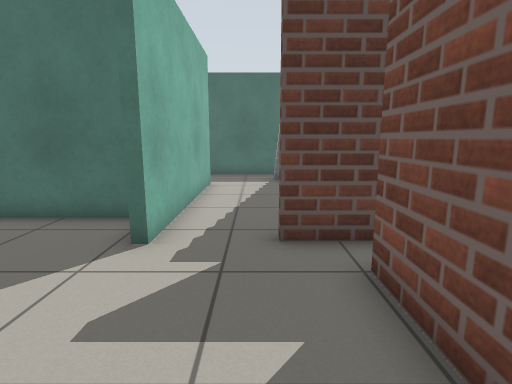
view 1 (above)

16 first-person views from a walk through a Gazebo world. The camera is 0.92 m above the floor, tilts 10° down and sees 80° across. The floor is counted in squares, 0.5 m on a side. Each view is taken from the middle of a square. On the plan, view 1 faces up. The plan holds only what a view shows up to about 16 squares ahead; the rest is blank. The place goes on beyond the plan.

view 2
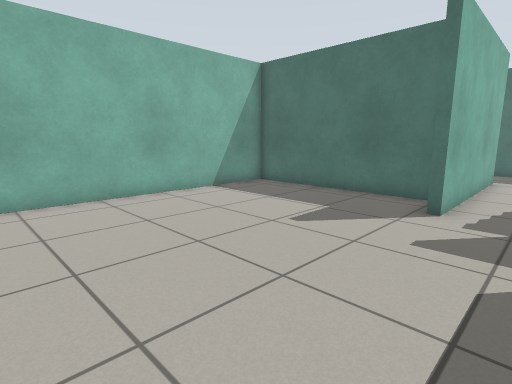

view 3
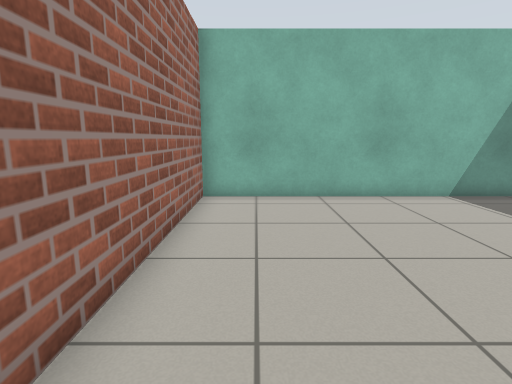

view 4
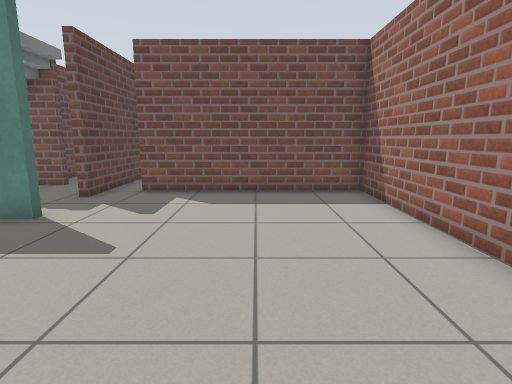

view 5
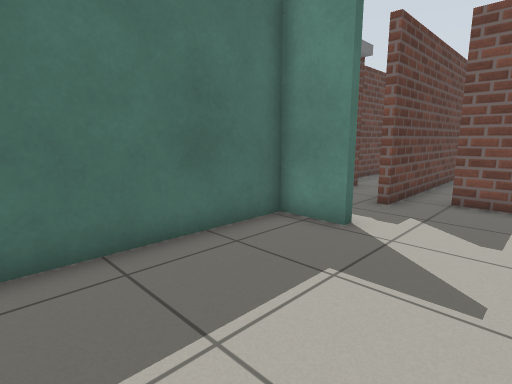

view 6
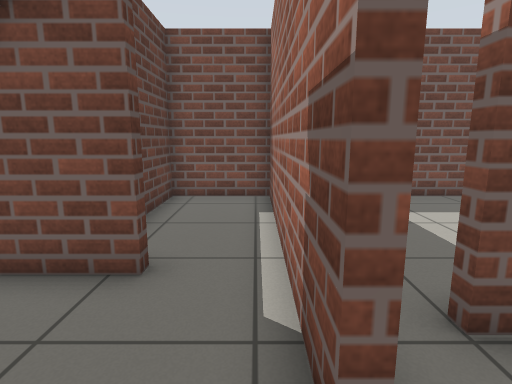

view 7
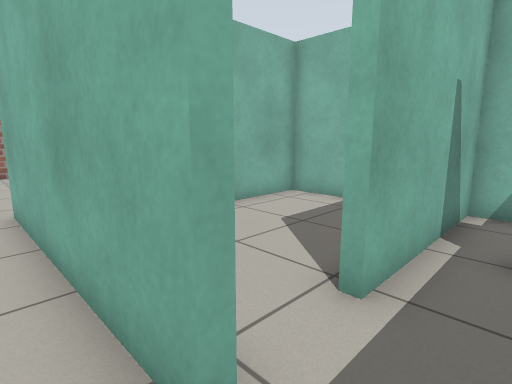

view 8
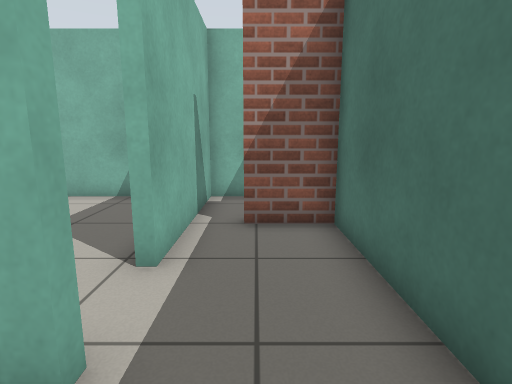

view 9
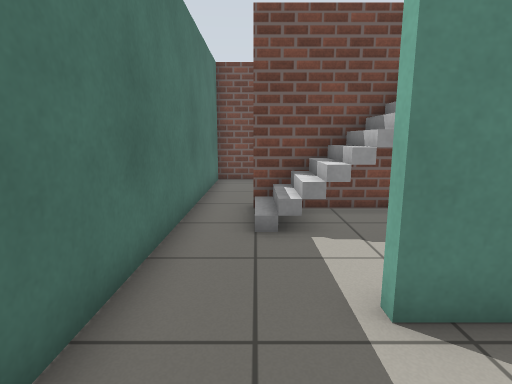

view 10
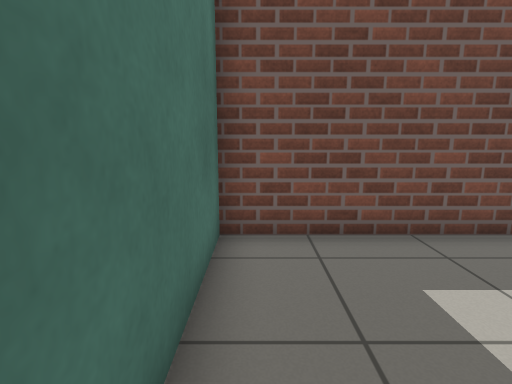

view 11
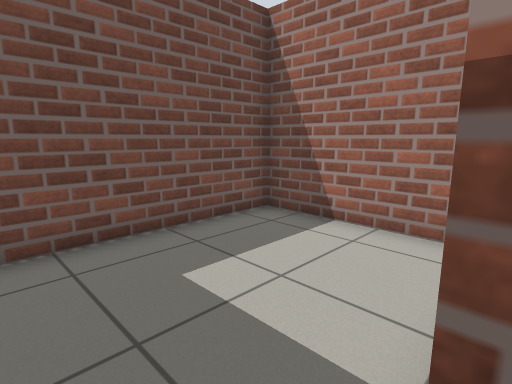

view 12
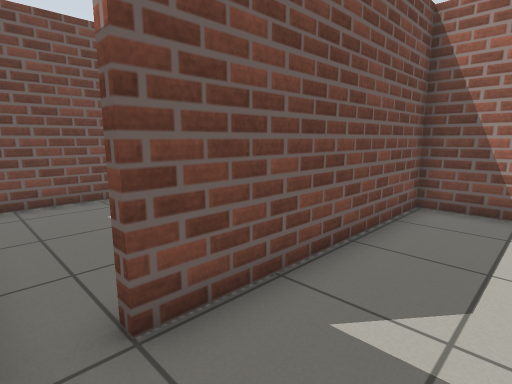

view 13
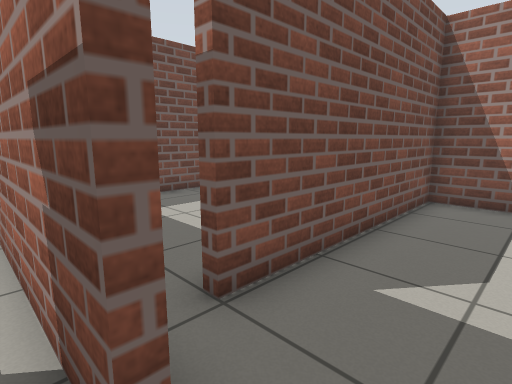

view 14
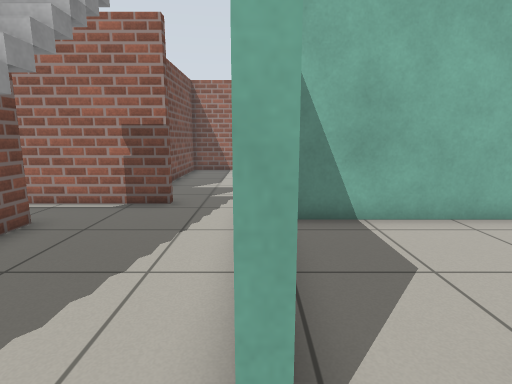

view 15
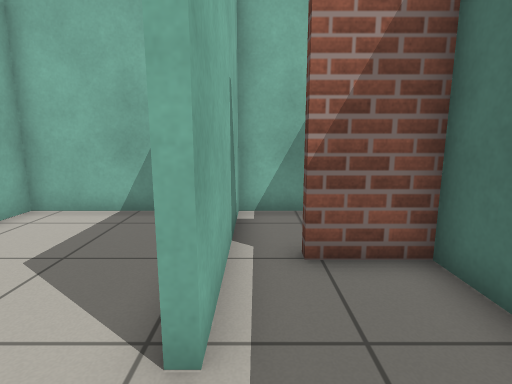

view 16
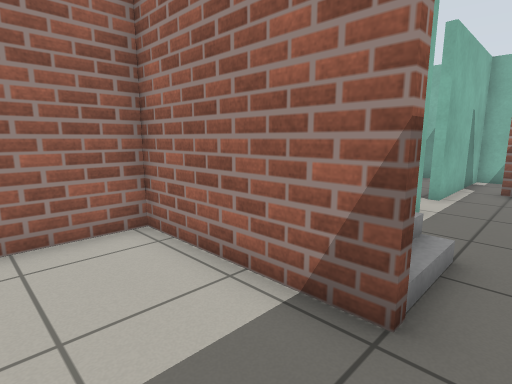

### Floor plan
Key: @ floor where view 1 was taken; # wall or solid block; x gap in a wall; . floor; / step, stairs or slope; O other object.
Columns run from 10 left of view 1 to 9 right of it. Each row starts with its distance up from view 1.
 16    #################
 15    #...............#
 14 #..#.......//#.....#
 13 #..........OO#.....#
 12 ######..#..O #.....#
 11 #.......#..O #.....#
 10 #.......#..OO#.....#
  9 #.......#....#######
  8 #.......#....#.....#
  7 #########..........#
  6 #.......#..........#
  5 #..........#########
  4 #...........x.....##
  3 #...........#.....#
  2 #...........# ....#
  1 #...........#   ..#
  0 #.........@.#    .#
 -1 #...........#     #
 -2 #...........#
 -3 #...........#
 -4 #############

Positions as (right, up) in squares from view 1, and headings:
1: (0, 0), facing up
2: (0, -3), facing up-left
3: (0, -2), facing left
4: (-9, 0), facing right
5: (-8, 2), facing up-right
6: (-1, 6), facing right
7: (-1, 14), facing down-left
8: (0, 14), facing left
9: (-5, 14), facing right
10: (3, 15), facing right
11: (3, 15), facing down-right
12: (-1, 5), facing down-right
13: (-1, 6), facing down-right
14: (-2, 14), facing down
15: (-2, 13), facing left
16: (6, 15), facing down-left
